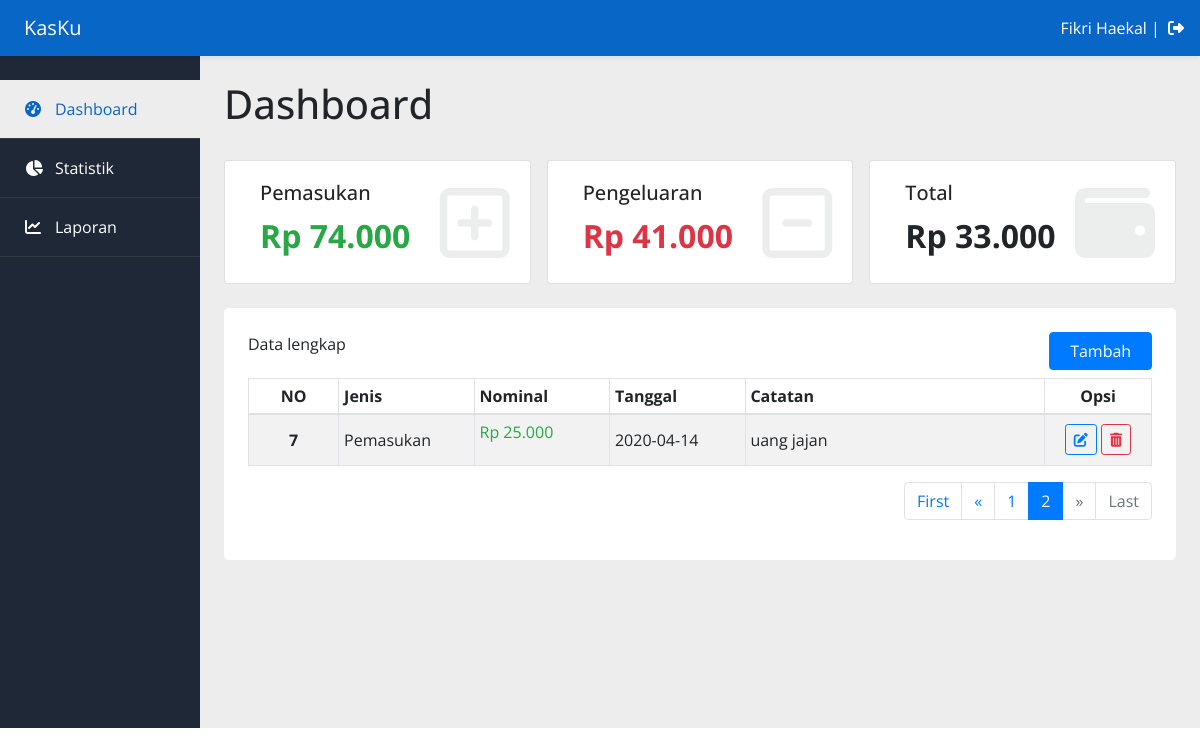
The app's page /KasKu_Web/index.php?page=2 with its own data.
### tables this page shows
CREATE TABLE `penyimpanan` (
  `id` int(10) NOT NULL,
  `jenis` enum('Pemasukan','Pengeluaran') NOT NULL,
  `nominal` int(25) NOT NULL,
  `tanggal` date NOT NULL,
  `catatan` varchar(150) NOT NULL
);

### KasKu_Web/index.php (the view, shortened to what this page needs)
<!DOCTYPE html>
<html>
<head>
  <link rel="stylesheet" type="text/css" href="css/custom.css">
  <link rel="stylesheet" type="text/css" href="css/bootstrap.min.css">
</head>
<body style="font-family: 'Open Sans', sans-serif;">
	<nav class="navbar navbar-expand-lg navbar-dark fixed-top" style="background-color: #0866c6; box-shadow: 0 3px 3px rgba(0, 0, 0, 0.05);">
    <a class="navbar-brand text-white ml-2" href="#">KasKu</a>
    <div class="collapse navbar-collapse" id="navbarSupportedContent">
      <div class="ml-auto text-white">Fikri Haekal | <i class="fas fa-sign-out-alt ml-1" style="color: white;" data-toggle="tooltip" title="Logout"></i></div>
    </div>
  </nav>
  <nav class="row no-gutters mt-5">
    <div class="col-md-2" style="border: none; background-color: #1F2837;">
      <ul class="nav flex-column pt-2">
        <li class="nav-item">
          <a class="nav-link mt-4 pt-3 pb-3 disabled" href="index.php" style="background-color: #EDEDED; color: #0866c6;">
            <table class="ml-2">
              <tr>
                <td width="30px"><i class="fas fa-tachometer-alt"></i></td>
                <td>Dashboard</td>
              </tr>
            </table>
            </a>
            <div class="garis"></div>
        </li>
        <li class="nav-item">
          <a class="nav-link text-white pt-3 pb-3" href="statistik.php">
            <table class="ml-2">
              <tr>
                <td width="30px"><i class="fas fa-chart-pie"></i></td>
                <td>Statistik</td>
              </tr>
            </table>
            </a>
            <div class="garis"></div>
        </li>
        <li class="nav-item">
          <a class="nav-link text-white pt-3 pb-3" href="laporan.php">
            <table class="ml-2">
              <tr>
                <td width="30px"><i class="fas fa-chart-line"></i></td>
                <td>Laporan</td>
              </tr>
            </table>
            </a>
            <div class="garis"></div>
        </li>
      </ul>
    </div>
    <div class="col-md-10 mt-2 pt-4 pl-4 pr-4" style="background-color: #EDEDED;">
      <h1>Dashboard</h1><br>
              </div> <?php
        function rupiah($angka){
          $hasil_rupiah = "Rp " . number_format($angka,0,',','.');
          return $hasil_rupiah;
        }
        include "connect.php";
        $masuktmp1 = mysqli_query($koneksi,"SELECT SUM(nominal) AS masuk FROM penyimpanan WHERE jenis='Pemasukan'");
        $masuktmp2 = mysqli_fetch_assoc($masuktmp1);
        $masuk = $masuktmp2["masuk"];
        $keluartmp1 = mysqli_query($koneksi,"SELECT SUM(nominal) AS keluar FROM penyimpanan WHERE jenis='Pengeluaran'");
        $keluartmp2 = mysqli_fetch_assoc($keluartmp1);
        $keluar = $keluartmp2["keluar"];
        $jumlah = $masuk+(-1*$keluar);
      ?>
      <div class="row mr-auto ml-auto">
        <div class="col card" style="width: 18rem;">
          <div class="card-body">
            <div class="card-body-icon">
              <i class="far fa-plus-square"></i>
            </div>
            <h5 class="card-title">Pemasukan</h5>
            <h2 class="text-success"><b><?php echo rupiah($masuk); ?></b></h2>
          </div>
        </div>
        <div class="col ml-3 card" style="width: 18rem;">
          <div class="card-body">
            <div class="card-body-icon">
              <i class="far fa-minus-square"></i>
            </div>
            <h5 class="card-title">Pengeluaran</h5>
            <h2 class="text-danger"><b><?php echo rupiah($keluar); ?></b></h2>
          </div>
        </div>
        <div class="col ml-3 card" style="width: 18rem;">
          <div class="card-body">
            <div class="card-body-icon">
              <i class="fas fa-wallet"></i>
            </div>
            <h5 class="card-title">Total</h5>
            <h2><b><?php echo rupiah($jumlah); ?></b></h2>
          </div>
        </div>
      </div>
      <div class="halaman pt-4 pl-4 pr-4 pb-4 mt-4">
        <div class="row mb-2 no-gutters">
          <div class="col-md-10">
            Data lengkap
          </div>
          <div class="col-md-2 pl-5">
            <button type="button" class="btn btn-primary btn-block" data-toggle="modal" data-target="#tambahdata">
              Tambah
            </button>
          </div>
        </div>
        <div class="table-responsive">
          <table class="table table-bordered table-striped table-hover table-sm">
            <thead>
            <tr>
              <th class="text-center" width="10%">NO</th>
              <th width="15%">Jenis</th>
              <th width="15%">Nominal</th>
              <th width="15%">Tanggal</th>
              <th>Catatan</th>
              <th class="text-center" width="107px">Opsi</th>
            </tr>
            </thead>
              <?php
              include "connect.php";
              $page = (isset($_GET['page']))? $_GET['page'] : 1;
              $limit = 6;
              $limit_start = ($page - 1) * $limit;
              $sql = mysqli_query($koneksi,"SELECT * FROM penyimpanan ORDER BY tanggal DESC LIMIT ".$limit_start.",".$limit);
              $no = $limit_start + 1;
              foreach ($sql as $data) {
                ?>
                <tr>
                  <th scope="row" class="align-middle text-center"><?php echo $no++; ?></th>
                  <td class="align-middle"><?php echo $data['jenis']; ?></td>
                  <td class="align-middle">
                    <?php if($data['jenis'] == "Pemasukan"){
                      ?><p class="text-success"><?php echo rupiah($data['nominal']); ?></p><?php
                    } else {
                      ?><p class="text-danger"><?php echo rupiah($data['nominal']); ?></p><?php
                    } ?>
                  </td>
                  <td class="align-middle"><?php echo $data['tanggal']; ?></td>
                  <td class="align-middle"><?php echo $data['catatan']; ?></td>
                  <td class="align-middle text-center">
                    <a href='#editdata' class='btn btn-outline-primary btn-sm' id='id' data-toggle='modal' data-id="<?php echo $data['id']; ?>">
                      <i class="fas fa-edit" data-toggle="tooltip" title="Edit"></i>
                    </a>
                    <a href="#hapusdata" class="btn btn-outline-danger btn-sm" data-toggle="modal" data-id="<?php echo $data['id']; ?>">
                      <i class="fas fa-trash-alt" data-toggle="tooltip" title="Hapus"></i>
                    </a>
                  </td>
                </tr>
              <?php
              }
              ?>
            </table>
          </div>
          <nav aria-label="Page navigation example">
          <ul class="pagination justify-content-end">
            <?php
            if($page == 1){
            ?>
              <li class="page-item disabled"><a class="page-link" href="#">First</a></li>
              <li class="page-item disabled"><a class="page-link" href="#">&laquo;</a></li>
            <?php
            }else{
              $link_prev = ($page > 1)? $page - 1 : 1;
            ?>
              <li class="page-item"><a class="page-link" href="index.php?page=1">First</a></li>
              <li class="page-item"><a class="page-link" href="index.php?page=<?php echo $link_prev; ?>">&laquo;</a></li>
            <?php
            }
            ?>
            <?php
            $sql2 = mysqli_query($koneksi, "SELECT COUNT(*) AS jumlah FROM penyimpanan");
            $tmp = mysqli_fetch_assoc($sql2);
            $get_jumlah = $tmp["jumlah"];
            $jumlah_page = ceil($get_jumlah / $limit);
            $jumlah_number = 3;
            $start_number = ($page > $jumlah_number)? $page - $jumlah_number : 1;
            $end_number = ($page < ($jumlah_page - $jumlah_number))? $page + $jumlah_number : $jumlah_page;
            for($i = $start_number; $i <= $end_number; $i++){
              $link_active = ($page == $i)? 'active' : '';
            ?>
              <li class="page-item <?php echo $link_active; ?>"><a class="page-link" href="index.php?page=<?php echo $i; ?>"><?php echo $i; ?></a></li>
            <?php
            }
            ?>
            <?php
            if($page == $jumlah_page){
            ?>
              <li class="page-item disabled"><a class="page-link" href="#">&raquo;</a></li>
              <li class="page-item disabled"><a class="page-link" href="#">Last</a></li>
            <?php
            }else{
              $link_next = ($page < $jumlah_page)? $page + 1 : $jumlah_page;
            ?>
              <li class="page-item"><a class="page-link" href="index.php?page=<?php echo $link_next; ?>">&raquo;</a></li>
              <li class="page-item"><a class="page-link" href="index.php?page=<?php echo $jumlah_page; ?>">Last</a></li>
            <?php
            }
            ?>
            </nav>
        </div>
        <br><br><br><br><br><br><br>
    </div>
</body>
</html>

### KasKu_Web/css/custom.css (style rules this page uses)
.halaman { background-color: white; border-radius: 5px; }
.garis { border-top: 1px #343a40 solid; height: 0px; width: 100%; }
.card-body-icon { position: absolute; z-index: 0; top: 1px; right: 20px; opacity: 0.08; font-size: 80px; }

### records on screen
penyimpanan: jenis "Pemasukan", nominal "Rp 25.000", tanggal "2020-04-14", catatan "uang jajan"

### other values on screen
rupiah($masuk) "Rp 74.000"
rupiah($keluar) "Rp 41.000"
rupiah($jumlah) "Rp 33.000"
